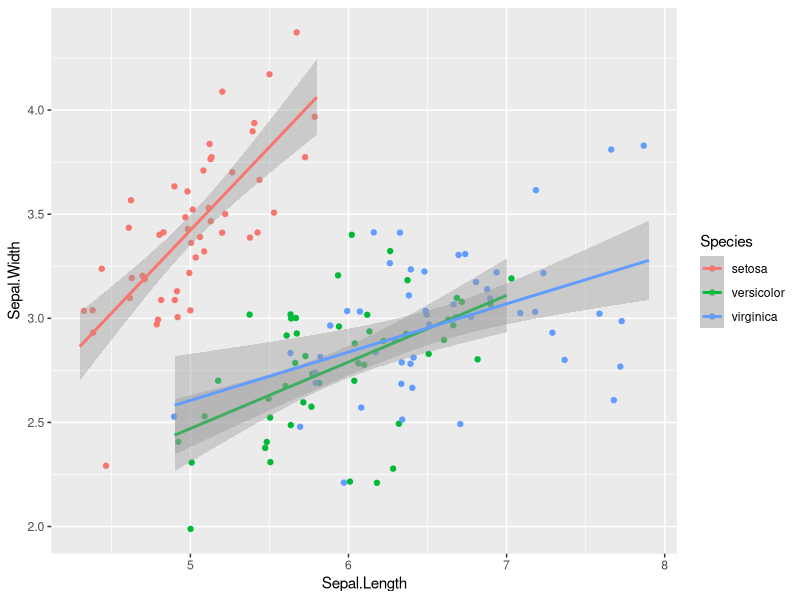

Recreate this plot in R.
#hola Mundo

library(ggplot2)
ggplot(iris,aes(Sepal.Length,Sepal.Width,color=Species)) + geom_jitter() + geom_smooth(method="lm")
